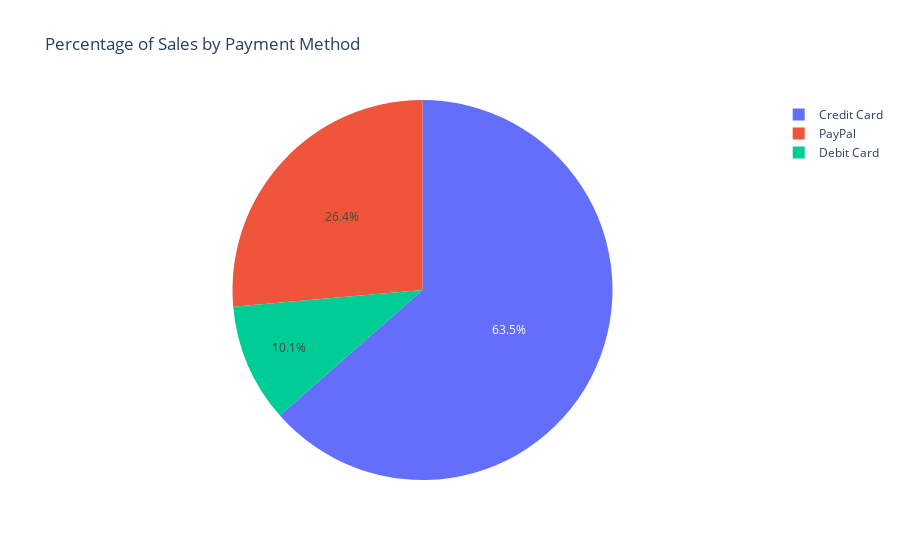

Notebook source saved alongside this figure:
### Code cell
fig = px.pie(data, values='Total Revenue', names='Payment Method', title='Percentage of Sales by Payment Method')
fig.show()

### Figure 1 — Plotly figure (JSON) as saved in the notebook; plotly's stock layout.template omitted (floating-point values rounded to 4 significant figures; data arrays with more than 128 entries replaced by an {"elided": "..."} marker saying what was removed)
{"data": [{"domain": {"x": [0, 1], "y": [0, 1]}, "hovertemplate": "Payment Method=%{label}<br>Total Revenue=%{value}<extra></extra>", "labels": {"elided": "240 str values"}, "legendgroup": "", "name": "", "showlegend": true, "type": "pie", "values": {"elided": "240 float values"}}], "layout": {"legend": {"tracegroupgap": 0}, "title": {"text": "Percentage of Sales by Payment Method"}}}
